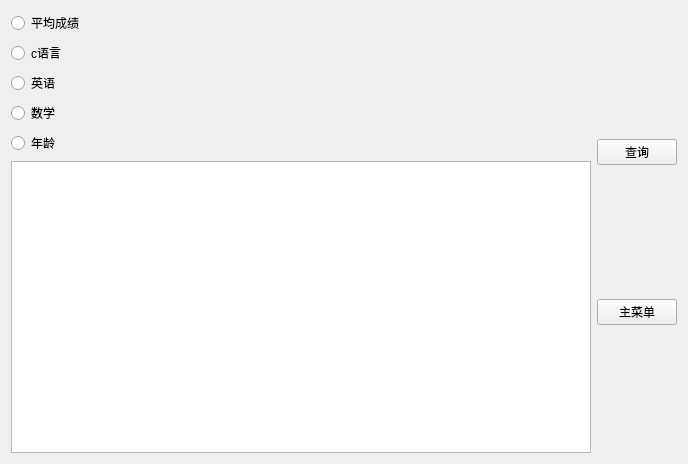
<?xml version="1.0" encoding="UTF-8"?>
<ui version="4.0">
 <class>SortWidget</class>
 <widget class="QWidget" name="SortWidget">
  <property name="geometry">
   <rect>
    <x>0</x>
    <y>0</y>
    <width>688</width>
    <height>464</height>
   </rect>
  </property>
  <property name="windowTitle">
   <string>学生信息排序</string>
  </property>
  <layout class="QGridLayout" name="gridLayout">
   <item row="0" column="0">
    <layout class="QVBoxLayout" name="verticalLayout">
     <item>
      <widget class="QRadioButton" name="avgradioButton">
       <property name="text">
        <string>平均成绩</string>
       </property>
      </widget>
     </item>
     <item>
      <widget class="QRadioButton" name="cradioButton">
       <property name="text">
        <string>c语言</string>
       </property>
      </widget>
     </item>
     <item>
      <widget class="QRadioButton" name="enradioButton">
       <property name="text">
        <string>英语</string>
       </property>
      </widget>
     </item>
     <item>
      <widget class="QRadioButton" name="mathradioButton">
       <property name="text">
        <string>数学</string>
       </property>
      </widget>
     </item>
     <item>
      <widget class="QRadioButton" name="ageradioButton">
       <property name="text">
        <string>年龄</string>
       </property>
      </widget>
     </item>
     <item>
      <widget class="QTableWidget" name="tableWidget"/>
     </item>
    </layout>
   </item>
   <item row="0" column="1">
    <layout class="QVBoxLayout" name="verticalLayout_2">
     <item>
      <widget class="QPushButton" name="sortButton">
       <property name="text">
        <string>查询</string>
       </property>
      </widget>
     </item>
     <item>
      <widget class="QPushButton" name="returnButton">
       <property name="text">
        <string>主菜单</string>
       </property>
      </widget>
     </item>
    </layout>
   </item>
  </layout>
 </widget>
 <resources/>
 <connections/>
</ui>
